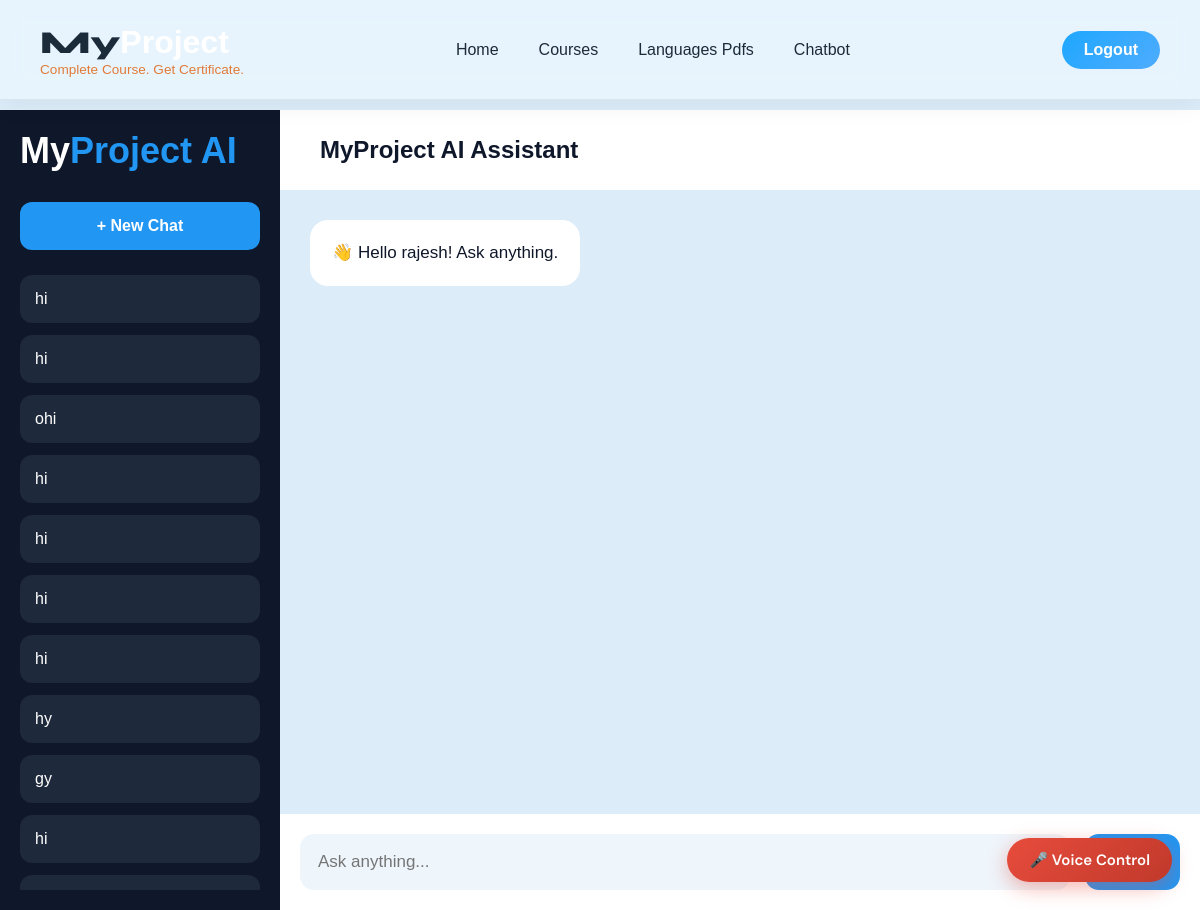
/chatboat/ (signed in), run on an earlier commit of the app's database.
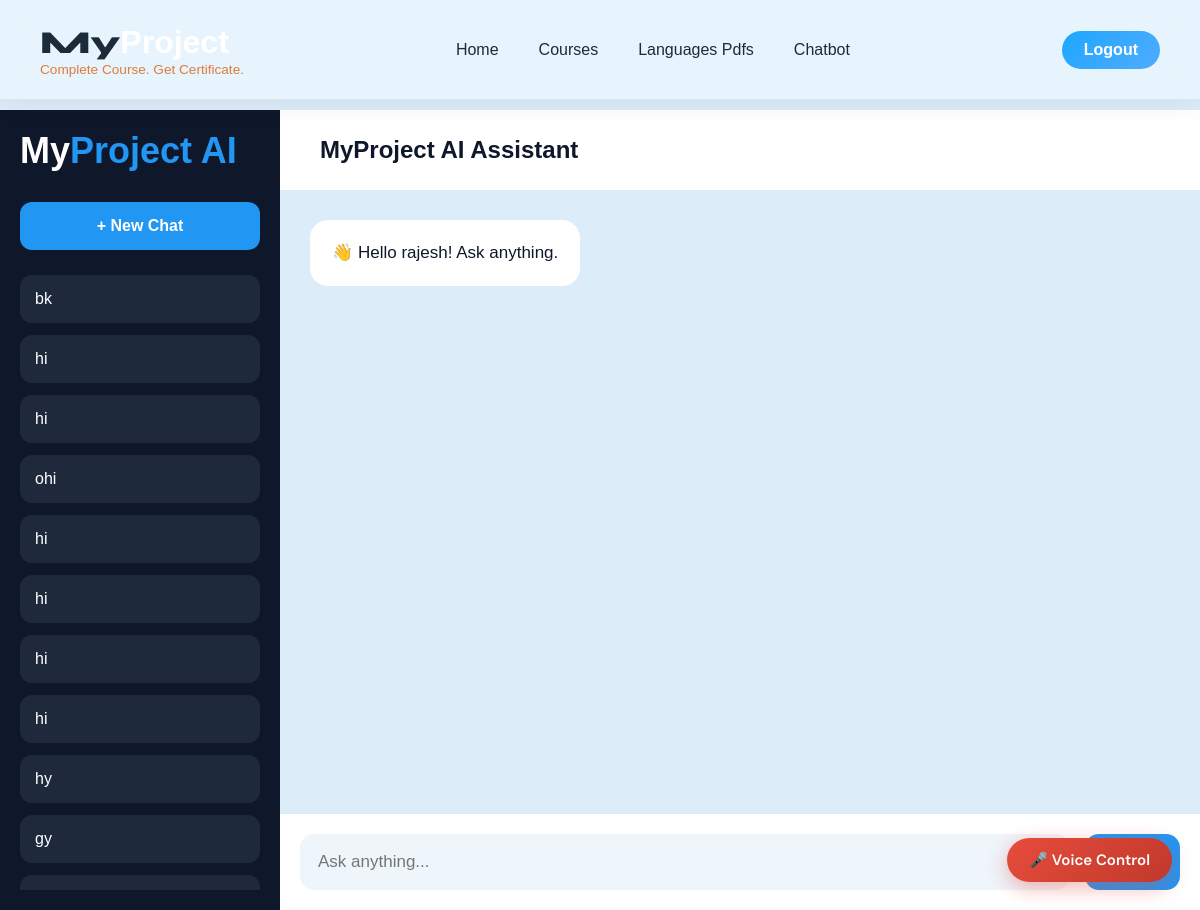
And on a later commit of the database.
### generator/models.py (models this page shows, shortened)
class Chat(models.Model):
    user = models.ForeignKey(User, on_delete=models.CASCADE)
    title = models.CharField(max_length=255)
    created_at = models.DateTimeField(auto_now_add=True)

### generator/views.py (the view, shortened to what this page needs)
# urls.py: path('chatboat/', views.chatboat, name='chatboat'),
@login_required(login_url='login_page')
def chatboat(request):
    chats = Chat.objects.filter(
        user=request.user
    ).order_by('-created_at')
    return render(request, 'chatboat.html', {
        'chats': chats
    })

### templates/chatboat.html (shortened to what this page needs)
    {% include 'header.html' %}
    <div class="main">
        <div class="sidebar">
            <div class="logo">
                <h1><span>My</span>Project AI</h1>
            </div>
            <button class="new-chat" onclick="newChat()">
                + New Chat
            </button>
            <div class="chat-history" id="chatHistory">
                {% for chat in chats %}
                <div class="chat-item">
                    {{ chat.title }}
                </div>
                {% endfor %}
            </div>
        </div>
        <div class="chat-area">
            <div class="topbar">
                <h2>MyProject AI Assistant</h2>
            </div>
            <div class="messages" id="messages">
                <div class="message bot">
                    👋 Hello {{ request.user.first_name }}! Ask anything.
                </div>
            </div>
            <div class="input-area">
                <input
                    type="text"
                    id="userInput"
                    placeholder="Ask anything..."
                >
                <button class="send-btn" onclick="sendMessage()">
                    Send
                </button>
            </div>
        </div>
    </div>

### templates/header.html (shortened to what this page needs)
<header>
  <div>
    <a href="{% url 'home' %}" class="logo">My<span>Project</span></a>
    <div class="logo-tagline">Complete Course. Get Certificate.</div>
  </div>
  <nav>
    <a href="{% url 'home' %}">Home</a>
    <a href="{% url 'courses' %}">Courses</a>
    <a href="{% url 'languages' %}">Languages Pdfs</a>
    <a href="{% url 'chatboat' %}">Chatbot</a>
  </nav>
  <div class="header-right">
    {% if user.is_authenticated %}
      <a href="{% url 'logout_page' %}" class="signup">Logout</a>
    {% else %}
      <a href="{% url 'login_page' %}" class="signin">Sign In</a>
      <a href="{% url 'signup' %}" class="signup">Sign Up</a>
    {% endif %}
  </div>
</header>
<button id="voiceBtn" onclick="toggleVoice()">🎤 Voice Control</button>

### templates/header.html (style rules this page uses)
* { margin: 0; padding: 0; box-sizing: border-box; }
header { position: fixed; top: 0; left: 0; right: 0; z-index: 9999; height: 100px; background: rgba(232,245,253,0.9); backdrop-filter: blur(12px); border-bottom: 1px solid rgba(0,0,0,0.06); display: flex; align-items: center; justify-content: space-between; padding: 0 40px; box-shadow: 0 6px 25px rgba(0,0,0,0.05); }
.logo { font-family: 'Syne',sans-serif; font-size: 2rem; font-weight: 800; text-decoration: none; color: #1c2b3a; }
.logo span { color: #e07b39; }
.logo-tagline { font-size: 0.85rem; color: #e07b39; }
nav { display: flex; gap: 8px; flex: 1; justify-content: center; }
nav a { text-decoration: none; font-size: 1rem; font-weight: 500; color: #1c2b3a; padding: 8px 16px; border-radius: 12px; transition: 0.3s; }
.header-right { display: flex; gap: 16px; align-items: center; }
.signup { text-decoration: none; font-size: 1rem; padding: 10px 22px; border-radius: 25px; background: linear-gradient(135deg,#1ea7ff,#4facfe); color: white; font-weight: 600; }
#voiceBtn { position: fixed; bottom: 28px; right: 28px; z-index: 99999; padding: 12px 22px; background: linear-gradient(135deg, #e74c3c, #c0392b); color: white; border: none; border-radius: 50px; cursor: pointer; font-size: 15px; font-family: 'DM Sans', sans-serif; font-weight: 600; box-shadow: 0 6px 20px rgba(231,76,60,0.4); transition: all 0.3s ease; display: flex; align-items: center; gap: 8px; }

### templates/chatboat.html (style rules this page uses)
* { margin:0; padding:0; box-sizing:border-box; font-family:Arial,sans-serif; }
.main { width:100%; height:100vh; display:flex; }
.sidebar { width:280px; background:#0f172a; color:white; padding:20px; display:flex; flex-direction:column; }
.logo { margin-bottom:30px; }
.logo h1 { font-size:36px; color:#2196f3; }
.logo span { color:white; }
.new-chat { width:100%; padding:15px; border:none; border-radius:12px; background:#2196f3; color:white; font-size:16px; font-weight:bold; cursor:pointer; margin-bottom:25px; }
.chat-history { flex:1; overflow-y:auto; }
.chat-item { background:#1e293b; padding:15px; border-radius:12px; margin-bottom:12px; cursor:pointer; transition:0.3s; }
.chat-area { flex:1; display:flex; flex-direction:column; height:100vh; }
.topbar { width:100%; height:80px; background:white; display:flex; align-items:center; justify-content:space-between; padding:0 40px; }
.topbar h2 { color:#0f172a; }
.messages { flex:1; padding:30px; overflow-y:auto; display:flex; flex-direction:column; gap:20px; height:calc(100vh - 160px); }
.message { max-width:70%; padding:18px 22px; border-radius:18px; line-height:30px; font-size:17px; word-wrap:break-word; }
.bot { background:white; color:#0f172a; align-self:flex-start; }
.input-area { width:100%; padding:20px; background:white; display:flex; gap:15px; position:sticky; bottom:0; }
.input-area input { flex:1; padding:18px; border:none; outline:none; background:#eef5fb; border-radius:14px; font-size:17px; }
.send-btn { padding:18px 28px; border:none; border-radius:14px; background:#2196f3; color:white; font-size:16px; font-weight:bold; cursor:pointer; }

What changed in the data, as far as the page shows it:
no longer on this page (row unchanged): Chat: title "hi"
added Chat: title "bk"
